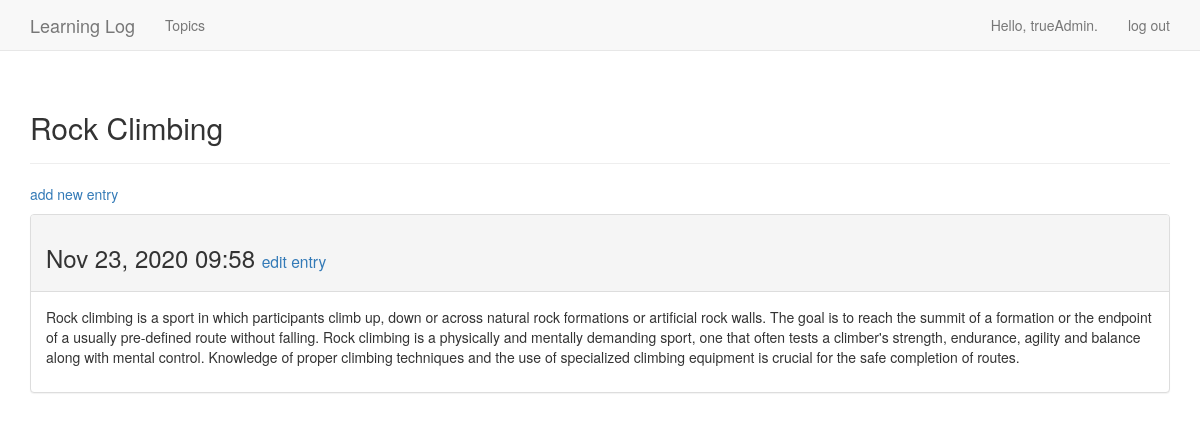
/topics/2/ (signed in), run on the app's committed database.
### l_logs/models.py (models this page shows, shortened)
class Topic(models.Model):
    text = models.CharField(max_length=200)
    date_added = models.DateTimeField(auto_now_add=True)
    owner = models.ForeignKey(User, on_delete=models.PROTECT)
    def __str__(self):
        return self.text

class Entry(models.Model):
    topic = models.ForeignKey(Topic, on_delete=models.PROTECT)
    text = models.TextField()
    date_added = models.DateTimeField(auto_now_add=True)
    class Meta:
        verbose_name_plural = 'entries'

### l_logs/views.py (the view)
# urls.py: path('topics/<int:topic_id>/', views.topic, name='topic'),
@login_required
def topic(request, topic_id):
    topic = Topic.objects.get(id=topic_id)
    check_topic_owner(request, topic)
    entries = topic.entry_set.order_by('-date_added')
    context = {'topic' : topic, 'entries' : entries}
    return render(request, 'l_logs/topic.html', context)

### l_logs/views.py (called while the page is built)
def check_topic_owner(request, topic):
    if topic.owner != request.user:
        raise Http404

### l_logs/templates/l_logs/topic.html
{% extends 'l_logs/base.html' %}
{% block header %}
  <h2>{{ topic }}</h2>
{% endblock header %}
{% block content %}
  <p>
    <a href="{% url 'l_logs:new_entry' topic.id %}">add new entry</a>
  </p>
  {% for entry in entries %}
    <div class="panel panel-default">
      <div class="panel-heading">
        <h3>
          {{ entry.date_added|date:'M d, Y H:i' }}
          <small>
            <a href="{% url 'l_logs:edit_entry' entry.id %}">edit entry</a>
          </small>
        </h3>
      </div>
      <div class="panel-body">
        {{ entry.text|linebreaks }}
      </div>
    </div>
  {% empty %}
    There are no entries for this topic yet.
  {% endfor %}
{% endblock content %}

### l_logs/templates/l_logs/base.html (shortened to what this page needs)
{% load bootstrap3 %}
<!DOCTYPE html>
<html lang="en">
  <head>
    {% bootstrap_css %}
  </head>
  <body>
    <nav class="navbar navbar-default navbar-static-top">
      <div class="container">
        <div class="navbar-header">
          <a class="navbar-brand" href="{% url 'l_logs:index' %}">
            Learning Log
          </a>
        </div>
        <div id="navbar" class="navbar-collapse collapse">
          <ul class="nav navbar-nav">
            <li><a href="{% url 'l_logs:topics' %}">Topics</a></li>
          </ul>
          <ul class="nav navbar-nav navbar-right">
            {% if user.is_authenticated %}
              <li><a>Hello, {{ user.username }}.</a></li>
              <li><a href="{% url 'users:logout' %}">log out</a></li>
            {% else %}
              <li><a href="{% url 'users:register' %}">register</a></li>
              <li><a href="{% url 'users:login' %}">log in</a></li>
            {% endif %}
          </ul>
        </div>
      </div>
    </nav>
      <div class="container">
        <div class="page-header">
          {% block header %}{% endblock header %}
        </div>
        <div>
          {% block content %}{% endblock content %}
        </div>
      </div>
  </body>
</html>

### data on the page
Topic: text "Rock Climbing"
Entry: date_added "Nov 23, 2020 09:58", text "Rock climbing is a sport in which participants climb up, down or across natural rock formations or artificial rock walls. The goal is to reach the summit of a formation or the endpoint of a usually pre-defined route without falling. Rock climbing is a physically and mentally demanding sport, one that often tests a climber's strength, endurance, agility and balance along with mental control. Knowledge of proper climbing techniques and the use of specialized climbing equipment is crucial for the safe completion of routes."

### other printed values
{{ user.username }} "trueAdmin"
